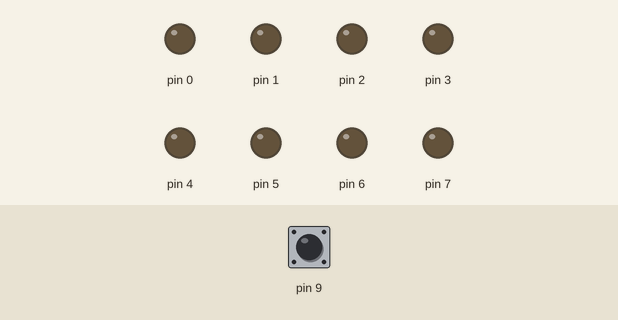
A sketch run on a simulated Arduino Uno, built with avr-gcc and run on an emulated ATmega328P. Parts: output pins drawn as LEDs (lit = HIGH). Inputs (shaded band) come from the test bench; at power-on: pin 9 HIGH.

Above: at 0.8 s.
0.9 s: pin 9 pulled LOW for 0.15 s
At 1.7 s:
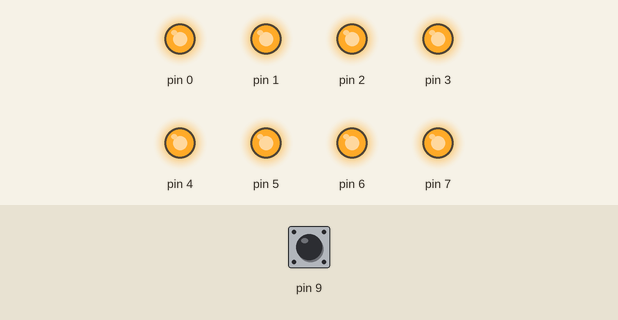
2.5 s: pin 9 pulled LOW for 1 s
At 3.0 s:
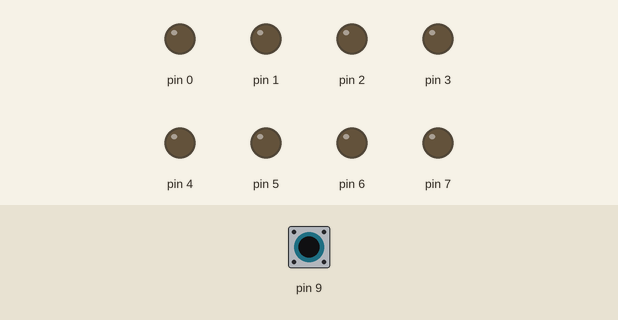
5.0 s: pin 9 pulled LOW for 3.2 s
At 6.1 s:
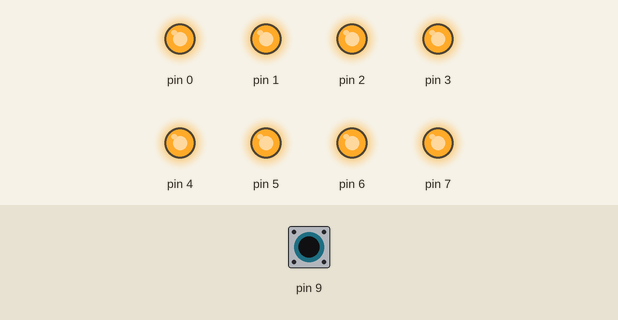
Timing chart, 0 to 8.0 s (numbered marks = the images above; inputs shaded):
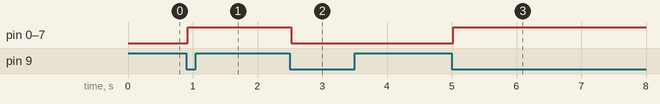

The sketch:

przycisk_bi.ino
```cpp
#include <avr/io.h>
#include <stdlib.h>
#include <string.h>
#include <util/delay.h>

#ifndef _BV
#define _BV(bit)        (1<<(bit))
#endif
#ifndef sbi
#define sbi(reg,bit)    reg |= (_BV(bit))
#endif

#ifndef cbi
#define cbi(reg,bit)    reg &= ~(_BV(bit))
#endif

#ifndef tbi
#define tbi(reg,bit)    reg ^= (_BV(bit))
#endif

#define   bit_is_set(sfr, bit)   (_SFR_BYTE(sfr) & _BV(bit))
#define   bit_is_clear(sfr, bit)   (!(_SFR_BYTE(sfr) & _BV(bit)))

int main() {
  DDRD = 0xFF;
  cbi(DDRB, PB1);
  sbi(PORTB, PB1);

  uint8_t diody_swieca = 0;

  while(1){
    if(bit_is_clear(PINB, PB1)) {
      _delay_ms(20);

      if (bit_is_clear(PINB, PB1)) {

        if (diody_swieca == 0) {
          PORTD = 0xFF;
          diody_swieca = 1;
        } else {
          PORTD = 0x00;
          diody_swieca = 0;
        }
         while (bit_is_clear(PINB, PB1)) { }
        _delay_ms(20);
      }
    }
  }
}
```

Measured:
- after the input at 0.9 s, pin 0–7: LOW → HIGH at once
- after the input at 2.5 s, pin 0–7: HIGH → LOW at once
- after the input at 5.0 s, pin 0–7: LOW → HIGH at once
